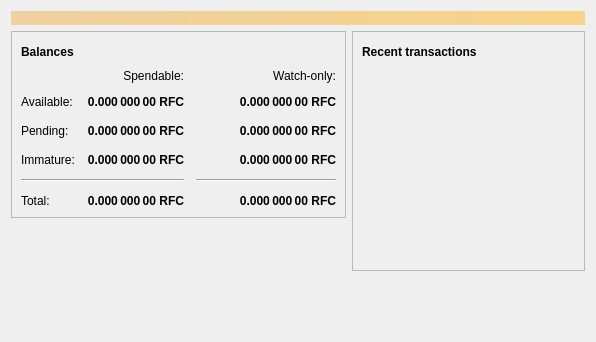
<?xml version="1.0" encoding="UTF-8"?>
<ui version="4.0">
 <class>OverviewPage</class>
 <widget class="QWidget" name="OverviewPage">
  <property name="geometry">
   <rect>
    <x>0</x>
    <y>0</y>
    <width>596</width>
    <height>342</height>
   </rect>
  </property>
  <property name="windowTitle">
   <string>Form</string>
  </property>
  <layout class="QVBoxLayout" name="topLayout">
   <item>
    <widget class="QLabel" name="labelAlerts">
     <property name="visible">
      <bool>false</bool>
     </property>
     <property name="styleSheet">
      <string notr="true">QLabel { background-color: qlineargradient(x1: 0, y1: 0, x2: 1, y2: 0, stop:0 #F0D0A0, stop:1 #F8D488); color:#000000; }</string>
     </property>
     <property name="wordWrap">
      <bool>true</bool>
     </property>
     <property name="margin">
      <number>3</number>
     </property>
     <property name="textInteractionFlags">
      <set>Qt::TextSelectableByMouse</set>
     </property>
    </widget>
   </item>
   <item>
    <layout class="QHBoxLayout" name="horizontalLayout" stretch="1,1">
     <item>
      <layout class="QVBoxLayout" name="verticalLayout_2">
       <item>
        <widget class="QFrame" name="frame">
         <property name="frameShape">
          <enum>QFrame::StyledPanel</enum>
         </property>
         <property name="frameShadow">
          <enum>QFrame::Raised</enum>
         </property>
         <layout class="QVBoxLayout" name="verticalLayout_4">
          <item>
           <layout class="QHBoxLayout" name="horizontalLayout_4">
            <item>
             <widget class="QLabel" name="label_5">
              <property name="font">
               <font>
                <weight>75</weight>
                <bold>true</bold>
               </font>
              </property>
              <property name="text">
               <string>Balances</string>
              </property>
             </widget>
            </item>
            <item>
             <widget class="QPushButton" name="labelWalletStatus">
              <property name="enabled">
               <bool>true</bool>
              </property>
              <property name="maximumSize">
               <size>
                <width>30</width>
                <height>16777215</height>
               </size>
              </property>
              <property name="toolTip">
               <string>The displayed information may be out of date. Your wallet automatically synchronizes with the riffcash network after a connection is established, but this process has not completed yet.</string>
              </property>
              <property name="text">
               <string/>
              </property>
              <property name="icon">
               <iconset resource="../bitcoin.qrc">
                <normaloff>:/icons/warning</normaloff>
                <disabledoff>:/icons/warning</disabledoff>:/icons/warning</iconset>
              </property>
              <property name="iconSize">
               <size>
                <width>24</width>
                <height>24</height>
               </size>
              </property>
              <property name="flat">
               <bool>true</bool>
              </property>
             </widget>
            </item>
            <item>
             <spacer name="horizontalSpacer_3">
              <property name="orientation">
               <enum>Qt::Horizontal</enum>
              </property>
              <property name="sizeHint" stdset="0">
               <size>
                <width>40</width>
                <height>20</height>
               </size>
              </property>
             </spacer>
            </item>
           </layout>
          </item>
          <item>
           <layout class="QGridLayout" name="gridLayout">
            <property name="spacing">
             <number>12</number>
            </property>
            <item row="2" column="2">
             <widget class="QLabel" name="labelWatchPending">
              <property name="font">
               <font>
                <weight>75</weight>
                <bold>true</bold>
               </font>
              </property>
              <property name="cursor">
               <cursorShape>IBeamCursor</cursorShape>
              </property>
              <property name="toolTip">
               <string>Unconfirmed transactions to watch-only addresses</string>
              </property>
              <property name="text">
               <string notr="true">0.000 000 00 RFC</string>
              </property>
              <property name="alignment">
               <set>Qt::AlignRight|Qt::AlignTrailing|Qt::AlignVCenter</set>
              </property>
              <property name="textInteractionFlags">
               <set>Qt::LinksAccessibleByMouse|Qt::TextSelectableByKeyboard|Qt::TextSelectableByMouse</set>
              </property>
             </widget>
            </item>
            <item row="2" column="1">
             <widget class="QLabel" name="labelUnconfirmed">
              <property name="font">
               <font>
                <weight>75</weight>
                <bold>true</bold>
               </font>
              </property>
              <property name="cursor">
               <cursorShape>IBeamCursor</cursorShape>
              </property>
              <property name="toolTip">
               <string>Total of transactions that have yet to be confirmed, and do not yet count toward the spendable balance</string>
              </property>
              <property name="text">
               <string notr="true">0.000 000 00 RFC</string>
              </property>
              <property name="alignment">
               <set>Qt::AlignRight|Qt::AlignTrailing|Qt::AlignVCenter</set>
              </property>
              <property name="textInteractionFlags">
               <set>Qt::LinksAccessibleByMouse|Qt::TextSelectableByKeyboard|Qt::TextSelectableByMouse</set>
              </property>
             </widget>
            </item>
            <item row="3" column="2">
             <widget class="QLabel" name="labelWatchImmature">
              <property name="font">
               <font>
                <weight>75</weight>
                <bold>true</bold>
               </font>
              </property>
              <property name="cursor">
               <cursorShape>IBeamCursor</cursorShape>
              </property>
              <property name="toolTip">
               <string>Mined balance in watch-only addresses that has not yet matured</string>
              </property>
              <property name="text">
               <string notr="true">0.000 000 00 RFC</string>
              </property>
              <property name="alignment">
               <set>Qt::AlignRight|Qt::AlignTrailing|Qt::AlignVCenter</set>
              </property>
              <property name="textInteractionFlags">
               <set>Qt::LinksAccessibleByMouse|Qt::TextSelectableByKeyboard|Qt::TextSelectableByMouse</set>
              </property>
             </widget>
            </item>
            <item row="4" column="0" colspan="2">
             <widget class="Line" name="line">
              <property name="orientation">
               <enum>Qt::Horizontal</enum>
              </property>
             </widget>
            </item>
            <item row="4" column="2">
             <widget class="Line" name="lineWatchBalance">
              <property name="sizePolicy">
               <sizepolicy hsizetype="Preferred" vsizetype="Fixed">
                <horstretch>0</horstretch>
                <verstretch>0</verstretch>
               </sizepolicy>
              </property>
              <property name="minimumSize">
               <size>
                <width>140</width>
                <height>0</height>
               </size>
              </property>
              <property name="orientation">
               <enum>Qt::Horizontal</enum>
              </property>
             </widget>
            </item>
            <item row="5" column="0">
             <widget class="QLabel" name="labelTotalText">
              <property name="text">
               <string>Total:</string>
              </property>
             </widget>
            </item>
            <item row="3" column="1">
             <widget class="QLabel" name="labelImmature">
              <property name="font">
               <font>
                <weight>75</weight>
                <bold>true</bold>
               </font>
              </property>
              <property name="cursor">
               <cursorShape>IBeamCursor</cursorShape>
              </property>
              <property name="toolTip">
               <string>Mined balance that has not yet matured</string>
              </property>
              <property name="text">
               <string notr="true">0.000 000 00 RFC</string>
              </property>
              <property name="alignment">
               <set>Qt::AlignRight|Qt::AlignTrailing|Qt::AlignVCenter</set>
              </property>
              <property name="textInteractionFlags">
               <set>Qt::LinksAccessibleByMouse|Qt::TextSelectableByKeyboard|Qt::TextSelectableByMouse</set>
              </property>
             </widget>
            </item>
            <item row="2" column="3">
             <spacer name="horizontalSpacer_2">
              <property name="orientation">
               <enum>Qt::Horizontal</enum>
              </property>
              <property name="sizeHint" stdset="0">
               <size>
                <width>40</width>
                <height>20</height>
               </size>
              </property>
             </spacer>
            </item>
            <item row="3" column="0">
             <widget class="QLabel" name="labelImmatureText">
              <property name="text">
               <string>Immature:</string>
              </property>
             </widget>
            </item>
            <item row="5" column="1">
             <widget class="QLabel" name="labelTotal">
              <property name="font">
               <font>
                <weight>75</weight>
                <bold>true</bold>
               </font>
              </property>
              <property name="cursor">
               <cursorShape>IBeamCursor</cursorShape>
              </property>
              <property name="toolTip">
               <string>Your current total balance</string>
              </property>
              <property name="text">
               <string notr="true">0.000 000 00 RFC</string>
              </property>
              <property name="alignment">
               <set>Qt::AlignRight|Qt::AlignTrailing|Qt::AlignVCenter</set>
              </property>
              <property name="textInteractionFlags">
               <set>Qt::LinksAccessibleByMouse|Qt::TextSelectableByKeyboard|Qt::TextSelectableByMouse</set>
              </property>
             </widget>
            </item>
            <item row="5" column="2">
             <widget class="QLabel" name="labelWatchTotal">
              <property name="font">
               <font>
                <weight>75</weight>
                <bold>true</bold>
               </font>
              </property>
              <property name="cursor">
               <cursorShape>IBeamCursor</cursorShape>
              </property>
              <property name="toolTip">
               <string>Current total balance in watch-only addresses</string>
              </property>
              <property name="text">
               <string notr="true">0.000 000 00 RFC</string>
              </property>
              <property name="alignment">
               <set>Qt::AlignRight|Qt::AlignTrailing|Qt::AlignVCenter</set>
              </property>
              <property name="textInteractionFlags">
               <set>Qt::LinksAccessibleByMouse|Qt::TextSelectableByKeyboard|Qt::TextSelectableByMouse</set>
              </property>
             </widget>
            </item>
            <item row="0" column="2">
             <widget class="QLabel" name="labelWatchonly">
              <property name="text">
               <string>Watch-only:</string>
              </property>
              <property name="alignment">
               <set>Qt::AlignRight|Qt::AlignTrailing|Qt::AlignVCenter</set>
              </property>
             </widget>
            </item>
            <item row="1" column="0">
             <widget class="QLabel" name="labelBalanceText">
              <property name="text">
               <string>Available:</string>
              </property>
             </widget>
            </item>
            <item row="1" column="1">
             <widget class="QLabel" name="labelBalance">
              <property name="font">
               <font>
                <weight>75</weight>
                <bold>true</bold>
               </font>
              </property>
              <property name="cursor">
               <cursorShape>IBeamCursor</cursorShape>
              </property>
              <property name="toolTip">
               <string>Your current spendable balance</string>
              </property>
              <property name="text">
               <string notr="true">0.000 000 00 RFC</string>
              </property>
              <property name="alignment">
               <set>Qt::AlignRight|Qt::AlignTrailing|Qt::AlignVCenter</set>
              </property>
              <property name="textInteractionFlags">
               <set>Qt::LinksAccessibleByMouse|Qt::TextSelectableByKeyboard|Qt::TextSelectableByMouse</set>
              </property>
             </widget>
            </item>
            <item row="1" column="2">
             <widget class="QLabel" name="labelWatchAvailable">
              <property name="font">
               <font>
                <weight>75</weight>
                <bold>true</bold>
               </font>
              </property>
              <property name="cursor">
               <cursorShape>IBeamCursor</cursorShape>
              </property>
              <property name="toolTip">
               <string>Your current balance in watch-only addresses</string>
              </property>
              <property name="text">
               <string notr="true">0.000 000 00 RFC</string>
              </property>
              <property name="alignment">
               <set>Qt::AlignRight|Qt::AlignTrailing|Qt::AlignVCenter</set>
              </property>
              <property name="textInteractionFlags">
               <set>Qt::LinksAccessibleByMouse|Qt::TextSelectableByKeyboard|Qt::TextSelectableByMouse</set>
              </property>
             </widget>
            </item>
            <item row="2" column="0">
             <widget class="QLabel" name="labelPendingText">
              <property name="text">
               <string>Pending:</string>
              </property>
             </widget>
            </item>
            <item row="0" column="1">
             <widget class="QLabel" name="labelSpendable">
              <property name="text">
               <string>Spendable:</string>
              </property>
              <property name="alignment">
               <set>Qt::AlignRight|Qt::AlignTrailing|Qt::AlignVCenter</set>
              </property>
             </widget>
            </item>
           </layout>
          </item>
         </layout>
        </widget>
       </item>
       <item>
        <spacer name="verticalSpacer">
         <property name="orientation">
          <enum>Qt::Vertical</enum>
         </property>
         <property name="sizeHint" stdset="0">
          <size>
           <width>20</width>
           <height>40</height>
          </size>
         </property>
        </spacer>
       </item>
      </layout>
     </item>
     <item>
      <layout class="QVBoxLayout" name="verticalLayout_3">
       <item>
        <widget class="QFrame" name="frame_2">
         <property name="frameShape">
          <enum>QFrame::StyledPanel</enum>
         </property>
         <property name="frameShadow">
          <enum>QFrame::Raised</enum>
         </property>
         <layout class="QVBoxLayout" name="verticalLayout">
          <item>
           <layout class="QHBoxLayout" name="horizontalLayout_2">
            <item>
             <widget class="QLabel" name="label_4">
              <property name="font">
               <font>
                <weight>75</weight>
                <bold>true</bold>
               </font>
              </property>
              <property name="text">
               <string>Recent transactions</string>
              </property>
             </widget>
            </item>
            <item>
             <widget class="QPushButton" name="labelTransactionsStatus">
              <property name="enabled">
               <bool>true</bool>
              </property>
              <property name="maximumSize">
               <size>
                <width>30</width>
                <height>16777215</height>
               </size>
              </property>
              <property name="toolTip">
               <string>The displayed information may be out of date. Your wallet automatically synchronizes with the riffcash network after a connection is established, but this process has not completed yet.</string>
              </property>
              <property name="text">
               <string/>
              </property>
              <property name="icon">
               <iconset resource="../bitcoin.qrc">
                <normaloff>:/icons/warning</normaloff>
                <disabledoff>:/icons/warning</disabledoff>:/icons/warning</iconset>
              </property>
              <property name="iconSize">
               <size>
                <width>24</width>
                <height>24</height>
               </size>
              </property>
              <property name="flat">
               <bool>true</bool>
              </property>
             </widget>
            </item>
            <item>
             <spacer name="horizontalSpacer">
              <property name="orientation">
               <enum>Qt::Horizontal</enum>
              </property>
              <property name="sizeHint" stdset="0">
               <size>
                <width>40</width>
                <height>20</height>
               </size>
              </property>
             </spacer>
            </item>
           </layout>
          </item>
          <item>
           <widget class="QListView" name="listTransactions">
            <property name="styleSheet">
             <string notr="true">QListView { background: transparent; }</string>
            </property>
            <property name="frameShape">
             <enum>QFrame::NoFrame</enum>
            </property>
            <property name="verticalScrollBarPolicy">
             <enum>Qt::ScrollBarAlwaysOff</enum>
            </property>
            <property name="horizontalScrollBarPolicy">
             <enum>Qt::ScrollBarAlwaysOff</enum>
            </property>
            <property name="selectionMode">
             <enum>QAbstractItemView::NoSelection</enum>
            </property>
           </widget>
          </item>
         </layout>
        </widget>
       </item>
       <item>
        <spacer name="verticalSpacer_2">
         <property name="orientation">
          <enum>Qt::Vertical</enum>
         </property>
         <property name="sizeHint" stdset="0">
          <size>
           <width>20</width>
           <height>40</height>
          </size>
         </property>
        </spacer>
       </item>
      </layout>
     </item>
    </layout>
   </item>
  </layout>
 </widget>
 <resources/>
 <connections/>
</ui>
